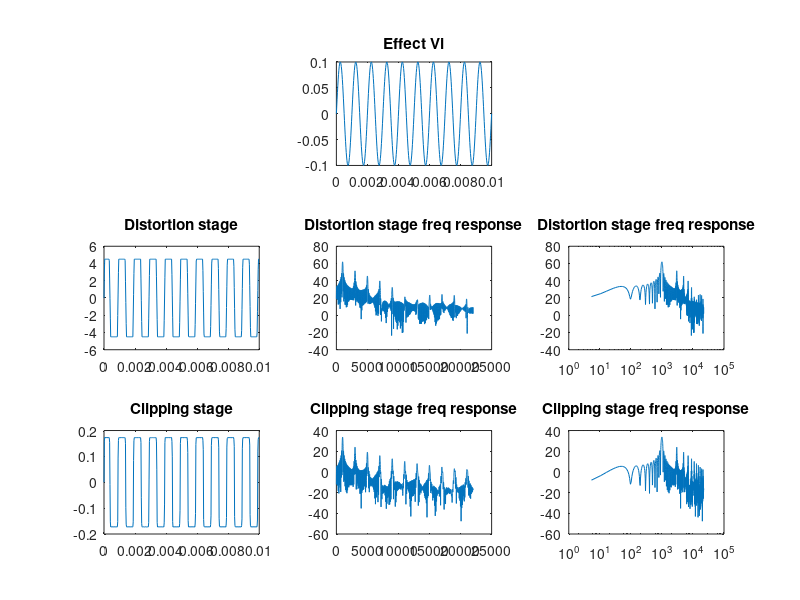

This chart was generated by the following MATLAB code:
%%

%%
clc;clear; close all;
Fs = 44100;
Ts = 1/Fs;
f = 1000;
t = [0:Ts:0.01].';

Vi = 0.1* sin(2*pi*f*t);

N = length(Vi);
C1 = 47e-9;
R1 = Ts/(2*C1);
R3 = 4700;
R4 = 1e6;
Rp = 0; % max

G = 1 / (R1+R3+Rp);
Gb = (R3+Rp) * G;
Gi = 1 + R4*G;
Gx1 = R1 * R4 * G;
x1 = 0;
x2 = 0;
Vo = zeros(N,1);
Vb = 0;
Vr1 = 0;

for n = 1:N
   Vb = Gb*Vi(n,1) - R1*Gb*x1;
   Vr1 = Vi(n,1) - Vb;
   Vo(n,1) = Gi*Vi(n,1) - Gx1*x1;
   if Vo(n,1) > 4.5;
       Vo(n,1) = 4.5;
   elseif Vo(n,1) < -4.5;
       Vo(n,1) = -4.5;  
   end
   if n < N
       x1 = (2 * Vr1 / R1) - x1;
   end
end

% Waveform
subplot(3,3,2);
plot(t,Vi);
title('Effect Vi');

subplot(3,3,4);
plot(t, Vo);
title('Distortion stage');
subplot(3,3,5);
[H,F] = freqz(Vo,1,4096,Fs);
plot(F , 20*log10(abs(H)));
title('Distortion stage freq response');

subplot(3,3,6);
semilogx(F , 20*log10(abs(H)));
title('Distortion stage freq response');

% clipping stage
Vi2 = Vo;

% Diod parameters
eta = 1;
Is = 1*10^-6;
Vt = 26*10^-3;

C2 = 1*10^-9;
R2 = Ts/(2*C2);
R5 = 10e3;

Vo2 = zeros(N,1);
x = 0;
Vd = 0;
thr = 0.000000001;
b = 1.0;
Ga = (1/R5 + 1/R2);
for n = 1:N 
    % Step 1: Find voltage across nonlinear componenets
    iter = 1;
    fd = -Vi2(n,1)/R2 + Is * sinh(Vd/(eta*Vt)) + Ga*Vd - x;
    while (iter < 50 && abs(fd) > thr)
        fdd = (Is/(eta*Vt)) * cosh(Vd/(eta*Vt)) + Ga;
        Vnew = Vd - b * fd / fdd;
        fdNew = -Vi2(n,1)/R2 + Is * sinh(Vnew/(eta*Vt)) + Ga*Vnew - x;
        if abs(fdNew) < abs(fd)
            Vd = Vnew;
            b = 1.0;
        else
            b = b * 0.5;
        end
        
        fd = -Vi2(n,1)/R2 + Is * sinh(Vd/(eta*Vt)) + Ga*Vd - x;
        iter = iter + 1;
    end
    % Step 2: Calculate Output
    Vo2(n,1) = Vd;
    
    % Step 3: Update State Variables
    x = 2*(Vo2(n,1))/R2 - x;
end

subplot(3,3,7);
plot(t, Vo2);
title('Clipping stage');
subplot(3,3,8);
[H2,F2] = freqz(Vo2,1,4096,Fs);
plot(F2 , 20*log10(abs(H2)));
title('Clipping stage freq response');

subplot(3,3,9);
semilogx(F2 , 20*log10(abs(H2)));
title('Clipping stage freq response');
